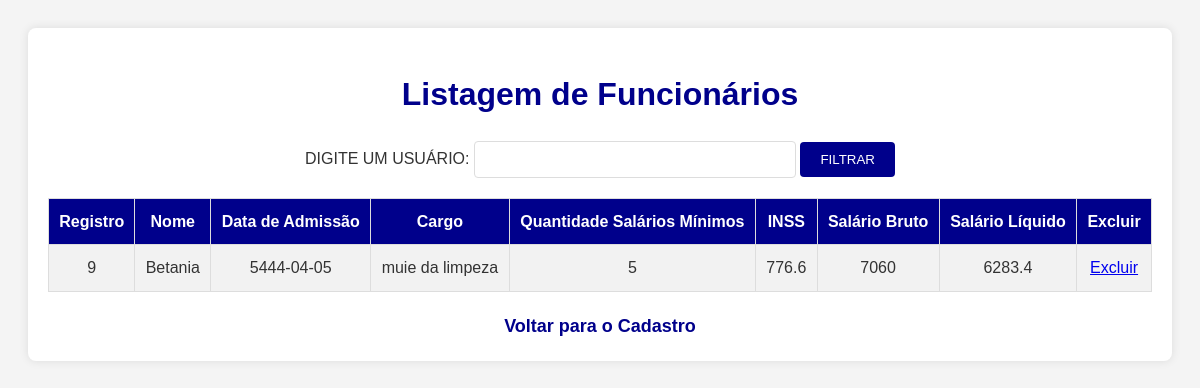
The page /Ex_01_Desenvolvimento_web_II/root/cadastro/listagem.php on the database as committed earlier.
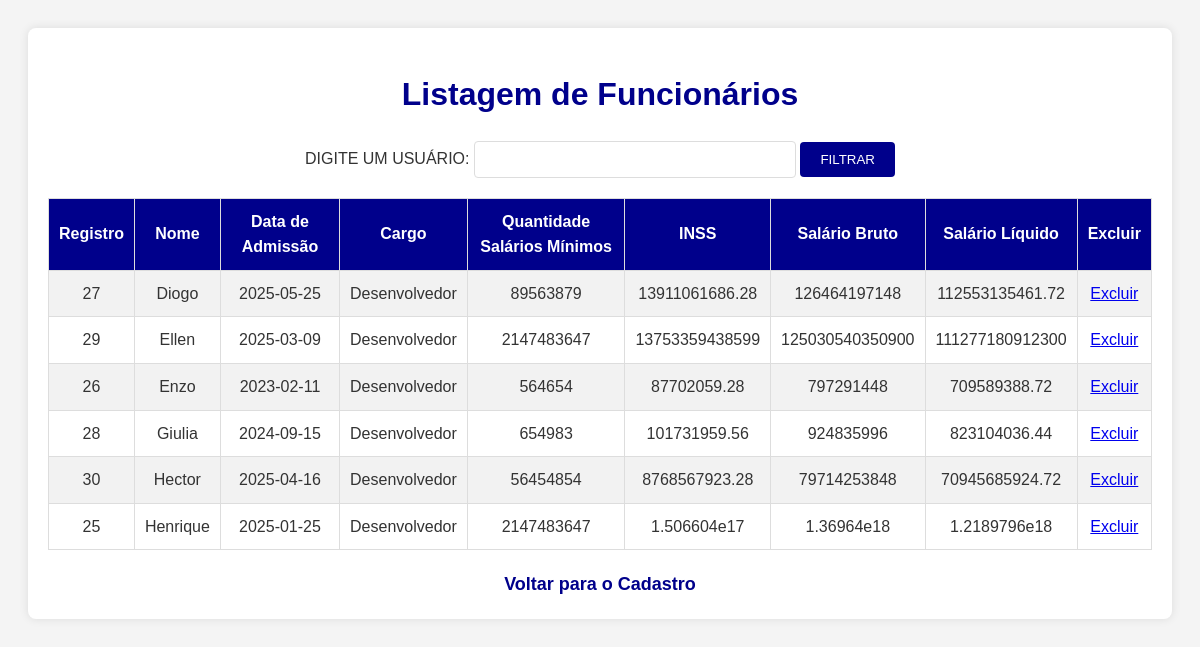
The same page on the database as committed later.
### tables this page shows
CREATE TABLE IF NOT EXISTS `funcionarios` (
  `registro` int(9) NOT NULL AUTO_INCREMENT,
  `nome` varchar(50) NOT NULL,
  `data_admissao` date NOT NULL,
  `cargo` varchar(50) NOT NULL,
  `qtde_salarios` int(9) NOT NULL,
  `salario_bruto` double NOT NULL,
  `inss` double NOT NULL,
  `salario_liquido` double NOT NULL,
  PRIMARY KEY (`registro`)
);

### Ex_01_Desenvolvimento_web_II/root/cadastro/listagem.php (the view, shortened to what this page needs)
<?php
$busca_nome = isset($_POST['busca_nome']) ? $_POST['busca_nome'] : '';
if ($busca_nome != '') {
    $busca_nome = mysql_real_escape_string($busca_nome);
    $sql = mysql_query("SELECT * FROM funcionarios WHERE nome LIKE '{$busca_nome}%' ORDER BY nome ASC");
} else {
    $sql = mysql_query("SELECT * FROM funcionarios ORDER BY nome ASC");
}
?>
<!DOCTYPE html>
<html lang="pt-br">
<head>
    <link href="style_listagem.css" rel="stylesheet" type="text/css" media="screen" />
</head>
<body>
    <div class="container">
        <h1>Listagem de Funcionários</h1>
        <form name="form1" method="POST" action="listagem.php">
            DIGITE UM USUÁRIO: <input type="text" name="busca_nome">
            <input type="submit" value="FILTRAR">
        </form>
        <table>
            <tr>
                <th>Registro</th>
                <th>Nome</th>
                <th>Data de Admissão</th>
                <th>Cargo</th>
                <th>Quantidade Salários Mínimos</th>
                <th>INSS</th>
                <th>Salário Bruto</th>
                <th>Salário Líquido</th>
                <th>Excluir</th>
            </tr>
            <?php while ($linha = mysql_fetch_assoc($sql)) { ?>
                <tr>
                    <td><?php echo htmlspecialchars($linha['registro']); ?></td>
                    <td><?php echo htmlspecialchars($linha['nome']); ?></td>
                    <td><?php echo htmlspecialchars($linha['data_admissao']); ?></td>
                    <td><?php echo htmlspecialchars($linha['cargo']); ?></td>
                    <td><?php echo htmlspecialchars($linha['qtde_salarios']); ?></td>
                    <td><?php echo htmlspecialchars($linha['inss']); ?></td>
                    <td><?php echo htmlspecialchars($linha['salario_bruto']); ?></td>
                    <td><?php echo htmlspecialchars($linha['salario_liquido']); ?></td>
                    <td><a href="listagem.php?apagar=<?php echo urlencode($linha['nome']); ?>" onclick="return confirm('Tem certeza de que deseja excluir este usuário?');">Excluir</a></td>
                </tr>
            <?php } ?>
        </table>
        <div class="centered">
            <a href="cadastro.php">Voltar para o Cadastro</a>
        </div>
    </div>
</body>
</html>

### Ex_01_Desenvolvimento_web_II/root/cadastro/style_listagem.css (style rules this page uses)
body { font-family: Arial, sans-serif; background-color: #f4f4f4; color: #333; line-height: 1.6; padding: 20px; }
.container { max-width: 1200px; margin: 0 auto; background: #fff; padding: 20px; border-radius: 8px; box-shadow: 0 0 10px rgba(0, 0, 0, 0.1); }
h1 { text-align: center; color: darkblue; margin-bottom: 20px; }
form { margin-bottom: 20px; text-align: center; }
input[type="text"] { padding: 10px; width: 300px; border: 1px solid #ddd; border-radius: 4px; }
input[type="submit"] { padding: 10px 20px; border: none; background-color: darkblue; color: white; border-radius: 4px; cursor: pointer; }
table { width: 100%; border-collapse: collapse; margin-top: 20px; }
table, th, td { border: 1px solid #ddd; }
th { background-color: darkblue; color: white; padding: 10px; }
td { text-align: center; padding: 10px; }
tr:nth-child(even) { background-color: #f2f2f2; }
.centered { text-align: center; margin-top: 20px; }
.centered a { text-decoration: none; color: darkblue; font-size: 18px; font-weight: bold; }

Rows that differ between the two databases and show on the page:
removed funcionarios: registro "9", nome "Betania", data_admissao "5444-04-05", cargo "muie da limpeza", qtde_salarios "5", inss "776.6", salario_bruto "7060", salario_liquido "6283.4"
added funcionarios: registro "27", nome "Diogo", data_admissao "2025-05-25", cargo "Desenvolvedor", qtde_salarios "89563879", inss "13911061686.28", salario_bruto "126464197148", salario_liquido "112553135461.72"
added funcionarios: registro "29", nome "Ellen", data_admissao "2025-03-09", cargo "Desenvolvedor", qtde_salarios "2147483647", inss "13753359438599", salario_bruto "125030540350900", salario_liquido "111277180912300"
added funcionarios: registro "26", nome "Enzo", data_admissao "2023-02-11", cargo "Desenvolvedor", qtde_salarios "564654", inss "87702059.28", salario_bruto "797291448", salario_liquido "709589388.72"
added funcionarios: registro "28", nome "Giulia", data_admissao "2024-09-15", cargo "Desenvolvedor", qtde_salarios "654983", inss "101731959.56", salario_bruto "924835996", salario_liquido "823104036.44"
added funcionarios: registro "30", nome "Hector", data_admissao "2025-04-16", cargo "Desenvolvedor", qtde_salarios "56454854", inss "8768567923.28", salario_bruto "79714253848", salario_liquido "70945685924.72"
added funcionarios: registro "25", nome "Henrique", data_admissao "2025-01-25", cargo "Desenvolvedor", qtde_salarios "2147483647", inss "1.506604e17", salario_bruto "1.36964e18", salario_liquido "1.2189796e18"
